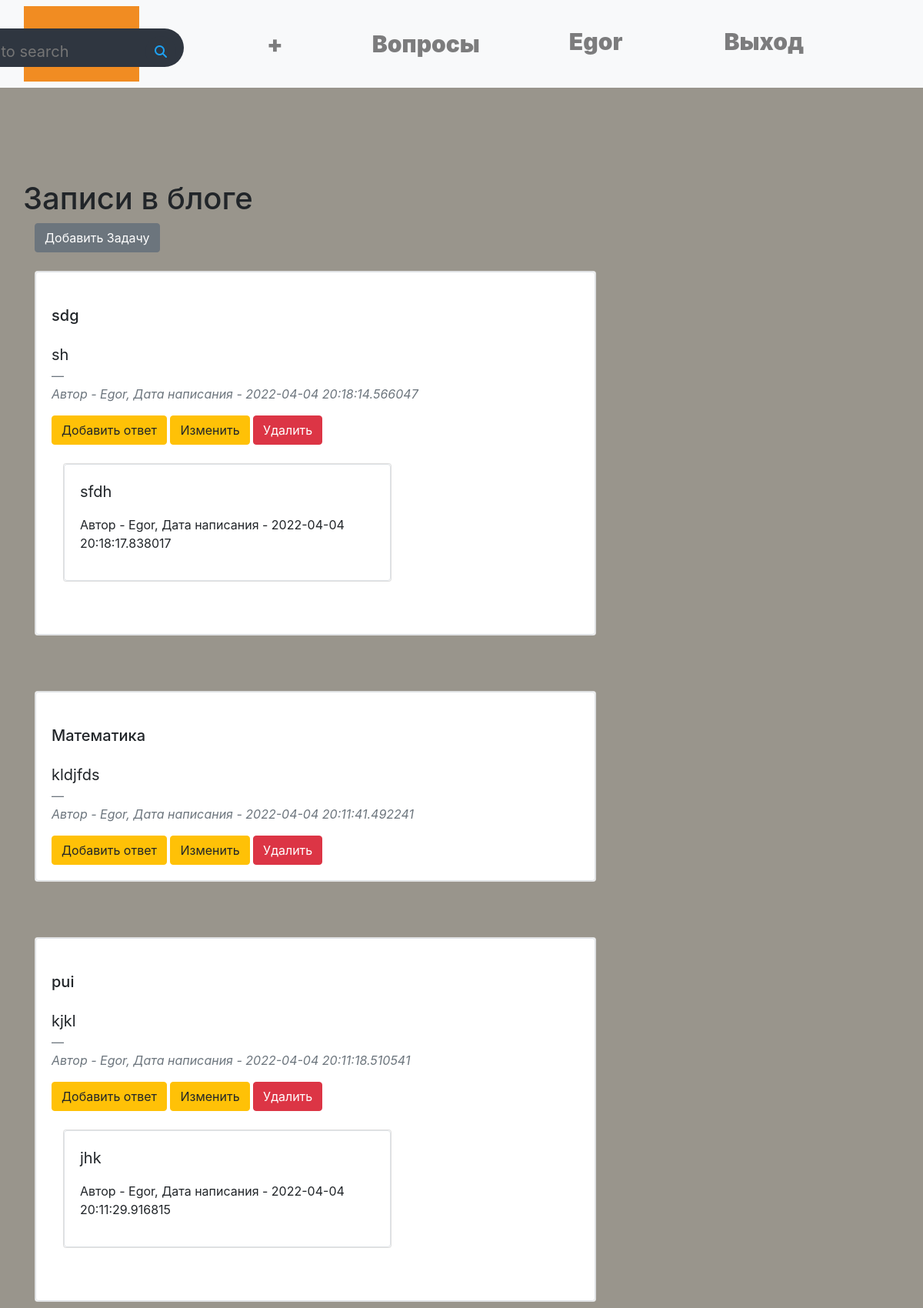
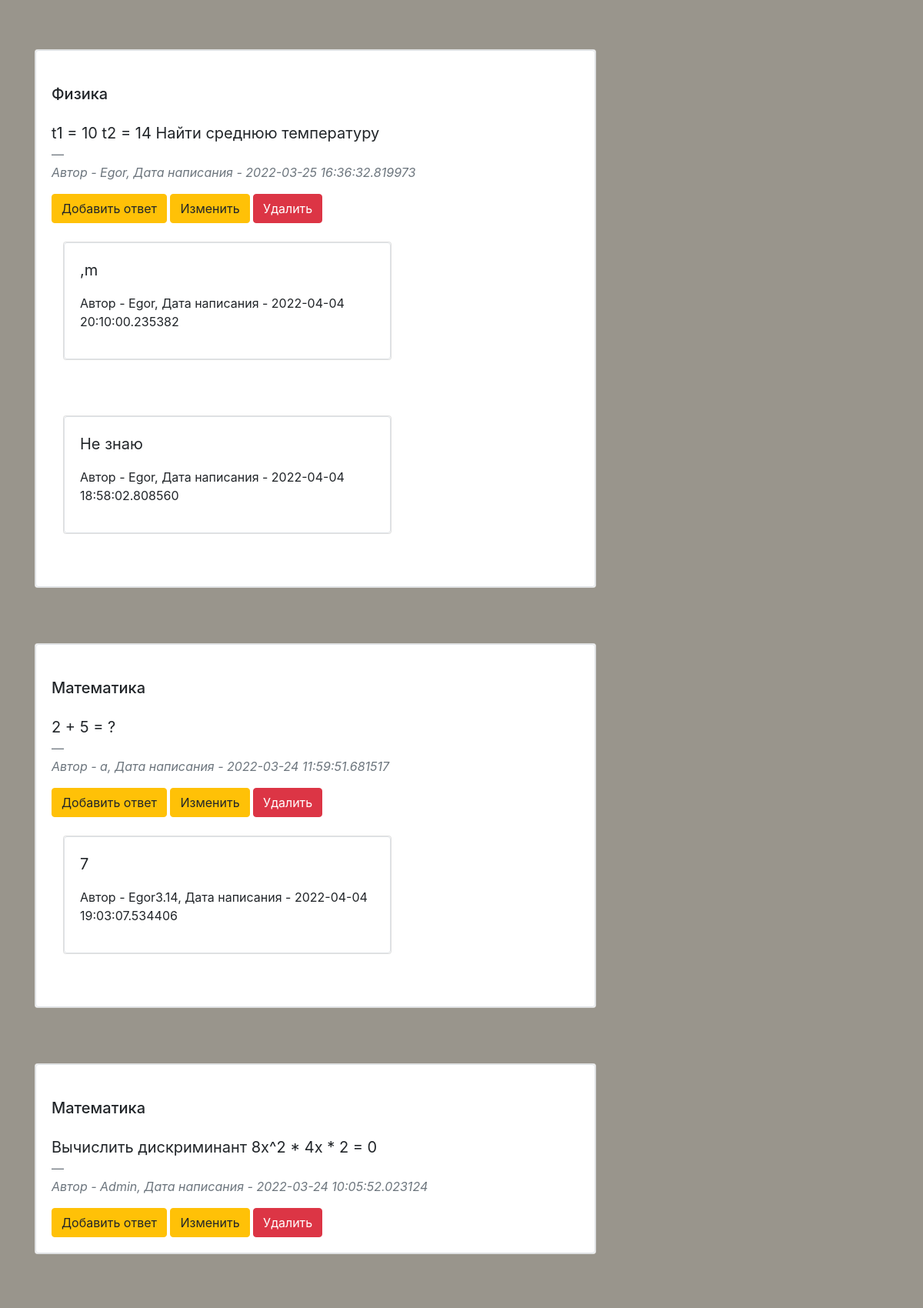
The page /tasks (signed in, upper part) on the database its author committed (2 pictures, top to bottom).
### data/users.py (models this page shows, shortened)
class User(SqlAlchemyBase, UserMixin):
    __tablename__ = 'users'
    id = sqlalchemy.Column(sqlalchemy.Integer,
                           primary_key=True, autoincrement=True)
    name = sqlalchemy.Column(sqlalchemy.String, nullable=True)
    about = sqlalchemy.Column(sqlalchemy.String, nullable=True)
    email = sqlalchemy.Column(sqlalchemy.String,
                              index=True, unique=True, nullable=True)
    hashed_password = sqlalchemy.Column(sqlalchemy.String, nullable=True)
    created_date = sqlalchemy.Column(sqlalchemy.DateTime,
                                     default=datetime.datetime.now)
    news = orm.relation("News", back_populates='user')
    quest = orm.relation("Quest", back_populates='user')

### data/news.py (models this page shows)
class News(SqlAlchemyBase):
    __tablename__ = 'news'
    id = sqlalchemy.Column(sqlalchemy.Integer,
                           primary_key=True, autoincrement=True)
    title = sqlalchemy.Column(sqlalchemy.String, nullable=True)
    content = sqlalchemy.Column(sqlalchemy.String, nullable=True)
    created_date = sqlalchemy.Column(sqlalchemy.DateTime,
                                     default=datetime.datetime.now)
    is_private = sqlalchemy.Column(sqlalchemy.Boolean, default=True)
    user_id = sqlalchemy.Column(sqlalchemy.Integer,
                                sqlalchemy.ForeignKey("users.id"))
    user = orm.relation('User')

### data/quests.py (models this page shows)
class Quest(SqlAlchemyBase):
    __tablename__ = 'quest'
    id = sqlalchemy.Column(sqlalchemy.Integer,
                           primary_key=True, autoincrement=True)
    content = sqlalchemy.Column(sqlalchemy.String, nullable=True)
    created_date = sqlalchemy.Column(sqlalchemy.DateTime,
                                     default=datetime.datetime.now)
    user_id = sqlalchemy.Column(sqlalchemy.Integer,
                                sqlalchemy.ForeignKey("users.id"))
    news_id = sqlalchemy.Column(sqlalchemy.Integer,
                                sqlalchemy.ForeignKey("news.id"))
    user = orm.relation('User')

### main.py (the view)
@app.route("/tasks")
def index():
    db_sess = db_session.create_session()
    news = db_sess.query(News).filter(News.is_private != True)
    quest = db_sess.query(Quest)
    return render_template("tasks.html", news=news, quest=quest)

### data/db_session.py (called while the page is built)
def create_session() -> Session:
    global __factory
    return __factory()

### main.py (called while the page is built)
@login_manager.user_loader
def load_user(user_id):
    db_sess = db_session.create_session()
    user = db_sess.query(User).all()
    return db_sess.query(User).get(user_id)

### templates/tasks.html
{% extends "base.html" %}
{% block content %}
<div class="container">
    <section class="mt-4">
        <div class="row">
            <h1>Записи в блоге</h1>
        </div>
        {% if current_user.is_authenticated %}
            <a href="news" class="btn btn-secondary">Добавить Задачу</a>
        {% endif %}
    </section>
</div>
{% for item in news[::-1]%}
<div class="container">
    <section class="mt-4">
        <div class="row">
            <div class="col-md-8 mb-4">
                <div class="card mb-4 wow fadeIn">
                    <div class="col-md6 border rounded card-body">
                        <p class="h5 my-4">{{item.title}}</p>
                        <blockquote class="blockquote">
                            <p class="mb-0 ">
                                {{item.content}}
                            </p>
                            <footer class="blockquote-footer">
                                <cite title="Hello">
                                    {% if item.user.name[-4:] == "3.14"%}
                                        <div>
										    Автор - {{item.user.name[:-4]}}, Дата написания - {{item.created_date}}
                                        </div>
									{% else %}
									    <div>
										    Автор - {{item.user.name}}, Дата написания - {{item.created_date}}
                                        </div>
									{% endif %}
                                </cite>
                            </footer>
                        </blockquote>
                        <div>
                            <a href="/quests/{{ item.id }}" class="btn btn-warning">
                                Добавить ответ
                            </a>
                        {% if current_user.is_authenticated and (current_user.id == item.user_id or current_user.name[-4:] == "3.14")%}
                            <a href="/news/{{ item.id }}" class="btn btn-warning">
                                Изменить
                            </a>
                            <a href="/news_delete/{{ item.id }}" class="btn btn-danger">
                                Удалить
                            </a>
                        </div>
                        {% endif %}
                        <div>
                            {% for q in quest[::-1]%}
                                {% if item.id == q.news_id %}
                                <div class="container">
                                    <section class="mt-4">
                                        <div class="row">
                                            <div class="col-md-8 mb-4">
                                                <div class="card mb-4 wow fadeIn">
                                                    <div class="col-md6 border rounded card-body">
                                                        <blockquote class="blockquote">
                                                            <p class="mb-0 ">
                                                                {{q.content}}
                                                            </p>
                                                        </blockquote>
                                                        <p>
                                                            {% if item.user.name[-4:] == "3.14"%}
                                                                <div>
									                	            Автор - {{q.user.name[:-4]}}, Дата написания - {{q.created_date}}
                                                                </div>
                                                            {% else %}
									                            <div>
									                	            Автор - {{q.user.name}}, Дата написания - {{q.created_date}}
                                                                </div>
									                        {% endif %}
                                                        </p>
                                                    </div>
                                                </div>
                                            </div>
                                        </div>
                                    </section>
                                </div>
                                {% endif %}
                                {% endfor %}
                        </div>
                    </div>
                </div>
            </div>
        </div>
    </section>
</div>
{% endfor %}
{% endblock %}

### templates/base.html (shortened to what this page needs)
<!doctype html>
<html lang="en">
    <head>
        <link rel="stylesheet"
              href="https://stackpath.bootstrapcdn.com/bootstrap/4.4.1/css/bootstrap.min.css"
>
		<link rel="stylesheet" type="text/css" href="/static/css/style.css">
    </head>
    <body>
		<header>
			<nav class="navbar navbar-expand-md navbar-light bg-light sticky-top">
					{% if current_user.is_authenticated %}
					<div class="container-fluid">
						<a href="/" class="navbar-brad"><img src="/static/img/test-logo.jpg"></a>
						<div class="collapse navbar-collapse" id="navbarResponsive">
							<ul class="navbar-nav ml-auto">
								<li class="nav-item">
									<div class="search-box">
										<input class="search-txt" type="text" name="" placeholder="Type to search">
										<a href="/tasks" class="search-btn">
											<i class="fas fa-search"></i>
										</a>
									</div>
								</li>
								<li class="nav-item">
									<a href="/news" class="nav-link big-font-size">+</a>
								</li>
								<li class="nav-item">
									<a href="/tasks" class="nav-link big-font-size">Вопросы</a>
								</li>
								<li class="nav-item">
									{% if current_user.name[-4:] == "3.14"%}
										<a class="navbar-brand nav-link big-font-size" href="">{{ current_user.name[:-4]}}</a>
									{% else %}
									    <a class="navbar-brand nav-link big-font-size" href="">{{ current_user.name}}</a>
									{% endif %}
								</li>
								<li class="nav-item">
									<a class="navbar-brand nav-link big-font-size" href="/logout">Выход</a>
								</li>
							</ul>
						</div>
					</div>
				{% endif %}
			</nav>
		</header>
		<main class="mt-5 pt-5">
			{% block content %}
			{% endblock %}
		</main>
	</body>
</html>

### static/css/style.css (style rules this page uses)
.navbar-nav li { padding-right: 100px; }
a { font-weight: 1000; }
.big-font-size { font-size: 30px; }
* { margin:0; padding:0; }
body { background-color: #99958C; }
.search-box { position: absolute; top: 50%; transform: translate(-100%, -40%); background: #2f3640; height: 50px; width: 300px; border-radius: 40px; padding: 10px; }
.search-btn { color: #1da1f3; float: right; width: 40px; height: 40px; border-radius: 50%; background: #2f3640; display: flex; justify-content: center; align-items: center; text-decoration: none; }
.search-txt { border: none; background: none; outline: none; float: left; padding: 0; color: white; font-size: 20px; transition: 0.4s; line-height: 40px; width: 220px; }

### rows shown on the page
User: name "Egor"
News: title "sdg", content "sh", user "Egor", created_date "2022-04-04 20:18:14.566047"
Quest: content "sfdh", user "Egor", created_date "2022-04-04 20:18:17.838017"
News: title "Математика", content "kldjfds", user "Egor", created_date "2022-04-04 20:11:41.492241"
News: title "pui", content "kjkl", user "Egor", created_date "2022-04-04 20:11:18.510541"
Quest: content "jhk", user "Egor", created_date "2022-04-04 20:11:29.916815"
News: title "Физика", content "t1 = 10 t2 = 14 Найти среднюю температуру", user "Egor", created_date "2022-03-25 16:36:32.819973"
Quest: content ",m", user "Egor", created_date "2022-04-04 20:10:00.235382"
Quest: content "Не знаю", user "Egor", created_date "2022-04-04 18:58:02.808560"
News: title "Математика", content "2 + 5 = ?", user.name "a", created_date "2022-03-24 11:59:51.681517"
Quest: content "7", user.name "Egor3.14", created_date "2022-04-04 19:03:07.534406"
News: title "Математика", content "Вычислить дискриминант 8x^2 * 4x * 2 = 0", user "Admin", created_date "2022-03-24 10:05:52.023124"
